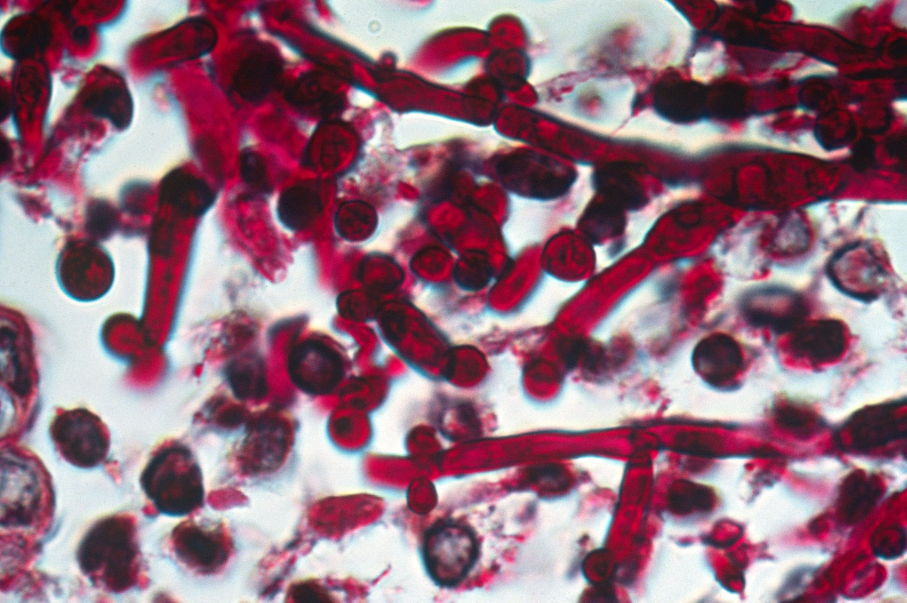
#> input picture python/test_img.jpg, 3626 x 2410 px (shown at 1/4 size)
$ jupyter execute --allow-errors Pillow_image.ipynb
#> lines starting #> are read from the running program, lines starting #| are printed output that depends on the picture; after the words box and inside, x2 and y2 are one past the last pixel; in counts of white or black regions, pixels touching at a corner belong together; long printed decimals are rounded
[cell 1]
from PIL import Image
import matplotlib.pyplot as plt

[cell 2]
img = Image.open("python/test_img.jpg")
#> img is the input picture: PIL image 3626x2410 RGB; mean R, G, B 147.1, 108, 124.2

[cell 3]
print(type(img), img.mode, img.size)
#| <class 'PIL.JpegImagePlugin.JpegImageFile'> RGB (3626, 2410)

[cell 4]
small_img = img.resize((200, 300))
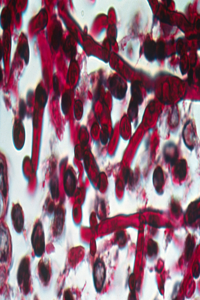
#> small_img: PIL image 200x300 RGB; mean R, G, B 147.1, 108, 124.2

[cell 5]
small_img.save("test_img_small.jpg")

[cell 6]
img.thumbnail((200, 300))
#> img: PIL image 200x133 RGB
img.save("python/test_img_small.jpg")

[cell 7]
croped_img = img.crop((0, 0, 300, 300))
plt.imshow(croped_img)

# scikit-image

[cell 8]
from skimage import io
from skimage.transform import rescale, resize, downscale_local_mean

[cell 9]
img = io.imread("python/test_img.jpg", as_gray=True)
#> img: shape (2410, 3626) float64; min 0.015, max 1, mean 0.461

[cell 10]
rescale_img = rescale(img, 1.0/4.0, anti_aliasing=True)
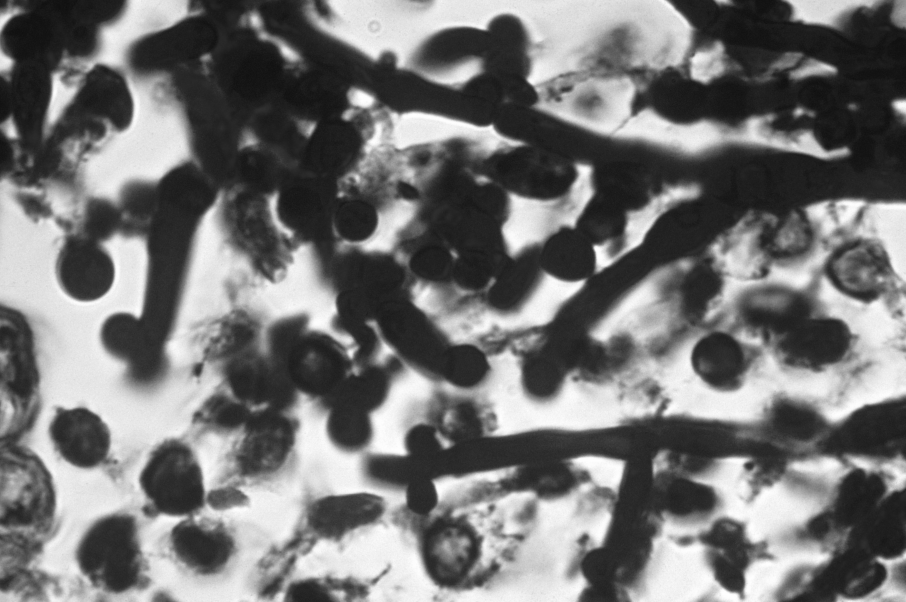
#> rescale_img: shape (602, 906) float64; min 0.0625, max 1, mean 0.461

[cell 11]
resize_img = resize(img, (200, 200))
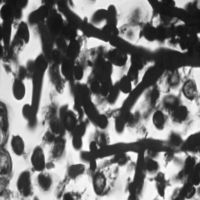
#> resize_img: shape (200, 200) float64; min 0.0716, max 0.993, mean 0.461

[cell 12]
downscale_img = downscale_local_mean(img, (4,3))
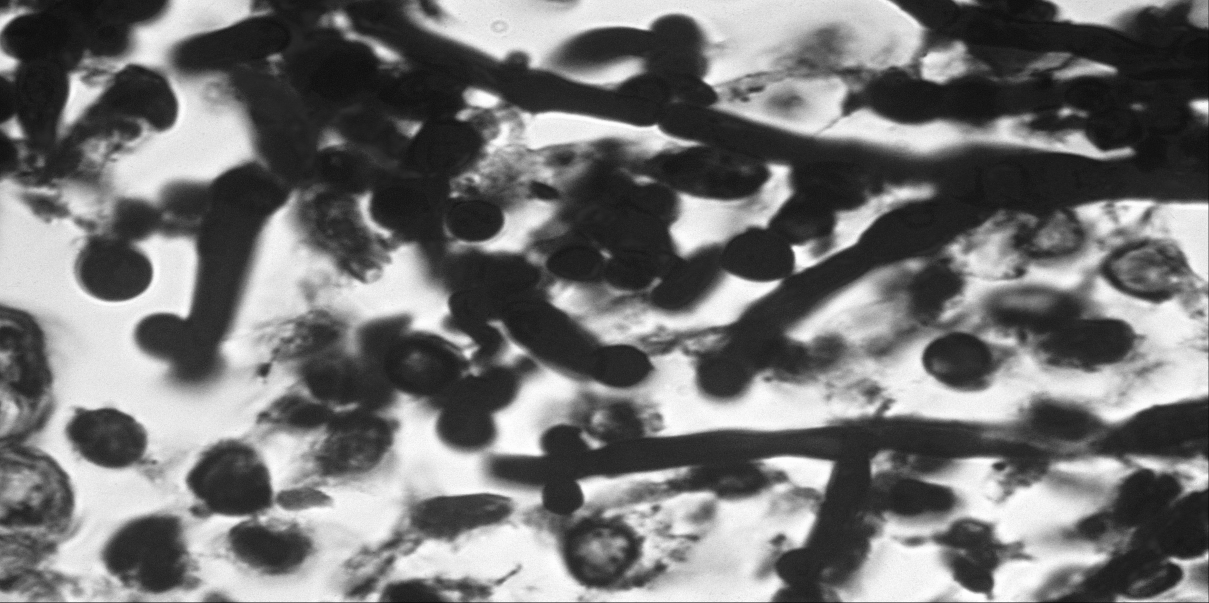
#> downscale_img: shape (603, 1209) float64; min 0.0446, max 1, mean 0.46

[cell 13]
from skimage.filters import roberts, sobel, scharr, prewitt

[cell 14]
edge_reberts = roberts(resize_img)
edge_sobel = sobel(resize_img)
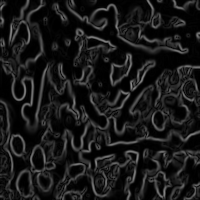
#> edge_sobel: shape (200, 200) float64; min 4.93e-05, max 0.551, mean 0.098
edge_scharr = scharr(resize_img)
edge_prewitt = prewitt(resize_img)

[cell 15]
fig, axes = plt.subplots(nrows=2, ncols=2, sharex=True, sharey=True, figsize=(8,8))

ax = axes.ravel()

ax[0].imshow(resize_img, cmap=plt.cm.gray)
ax[0].set_title("Original Image")

ax[1].imshow(edge_reberts, cmap=plt.cm.gray)
ax[1].set_title("Edge_reberts Image")

ax[2].imshow(edge_sobel, cmap=plt.cm.gray)
ax[2].set_title("Edge_sobel Image")

ax[3].imshow(edge_scharr, cmap=plt.cm.gray)
ax[3].set_title("Edge_scharr Image")

for x in ax:
    x.axis("off")

plt.tight_layout()
plt.show()

[cell 16]
from skimage.feature import canny

[cell 17]
edge_canny = canny(resize_img, sigma=4)
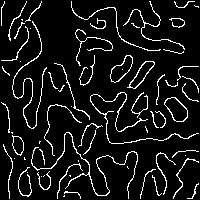
#> edge_canny: shape (200, 200) bool; 8.7% white in thin lines or dots
plt.imshow(edge_canny, cmap=plt.cm.gray)

[cell 18]
from skimage import restoration
import numpy as np
import scipy.stats as st

#> (a cell that did not finish here is left out)

[cell 20]
def gkern(kernlen=21, nsig=2):
    lim = kernlen//2 + (kernlen % 2)/2
    x = np.linspace(-lim, lim, kernlen+1)
    kern1d = np.diff(st.norm.cdf(x))
    kern2d = np.outer(kern1d, kern1d)
    return kern2d/kern2d.sum()

#> (a cell that did not finish here is left out)

[cell 22]
fig, axes = plt.subplots(nrows=1, ncols=2, sharex=True, sharey=True, figsize=(8,8))

ax = axes.ravel()

ax[0].imshow(resize_img, cmap=plt.cm.gray)
ax[0].set_title("Original Image")

#> (the rest of this cell did not finish here and is left out)

[cell 23]
from skimage.filters.rank import entropy
from skimage.morphology import disk
from skimage.filters import try_all_threshold

[cell 24]
gab = io.imread("python/gab.PNG", as_gray=True)
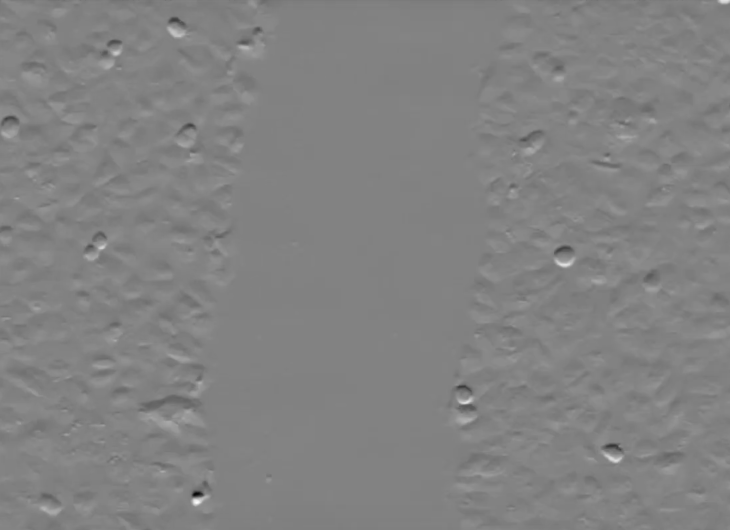
#> input picture python/gab.png, 1460 x 1060 px, found by its file name (shown at 1/2 size)
#> gab: shape (1060, 1460) float64; min 0.0235, max 0.996, mean 0.509

[cell 25]
entr_img = entropy(gab, disk(3))
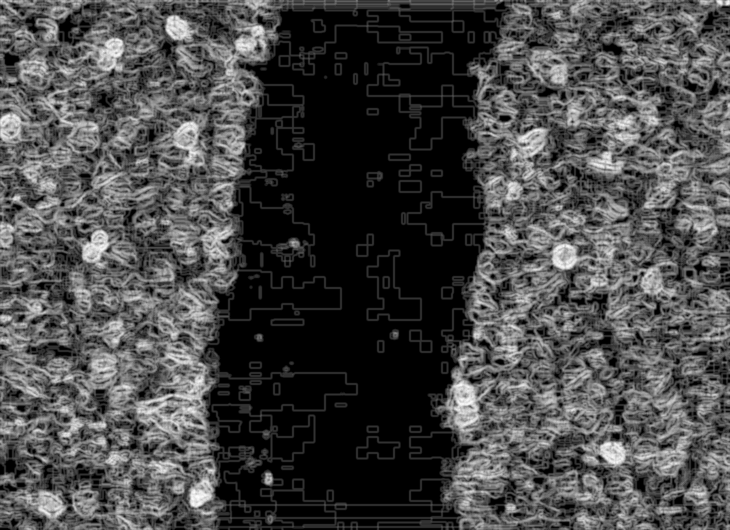
#> entr_img: shape (1060, 1460) float64 (shown at 1/2 size); min 0, max 4.86, mean 1.38; drawn with min black and max white

[cell 26]
fig, axes = plt.subplots(nrows=1, ncols=2, sharex=True, sharey=True, figsize=(8,8))

ax = axes.ravel()

ax[0].imshow(gab, cmap=plt.cm.gray)
ax[0].set_title("Original Gab Image")

ax[1].imshow(entr_img, cmap=plt.cm.gray)
ax[1].set_title("Entropy Image")

plt.tight_layout()
plt.show()

[cell 27]
fig, ax = try_all_threshold(entr_img, figsize=(10, 8), verbose=False)
plt.show()
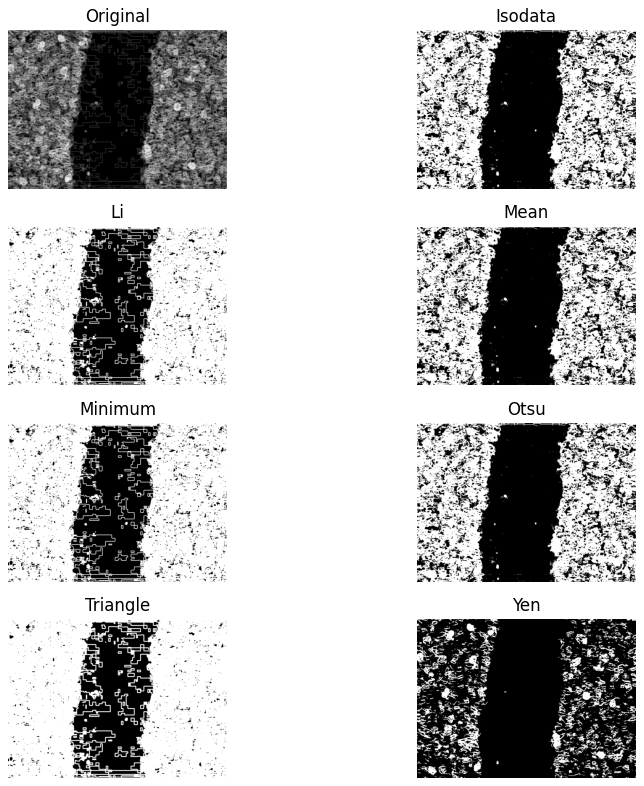
#> figure drawn by matplotlib, 8 panels

[cell 28]
from skimage.filters import threshold_otsu

[cell 29]
thresh = threshold_otsu(entr_img)
#> thresh = 1.38

[cell 30]
print(thresh)
#| 1.376

[cell 31]
binary = entr_img <= thresh
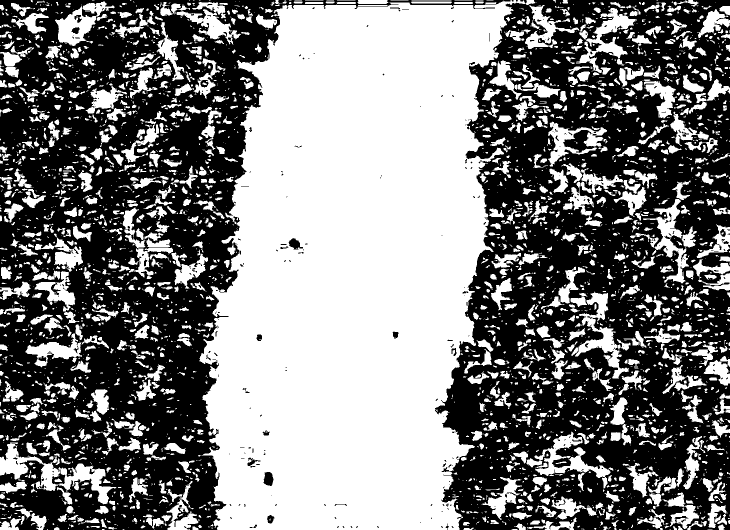
#> binary: shape (1060, 1460) bool (shown at 1/2 size); 49.8% white; 3690 white regions (2252 under 20 px), largest, box (x1, y1, x2, y2) and area: (399, 0, 1051, 1060) 501132, (0, 885, 233, 1009) 7543, (1150, 583, 1258, 758) 4939

[cell 32]
print(binary)
#> (printed output is left out)

[cell 33]
plt.imshow(binary, cmap="gray")
plt.axis("off")

[cell 34]
print("Percentage of bright pixels : " , (np.sum(binary==1) * 100 / (((np.sum(binary==1) + (np.sum(binary==2)))))))
#| Percentage of bright pixels :  100.0
